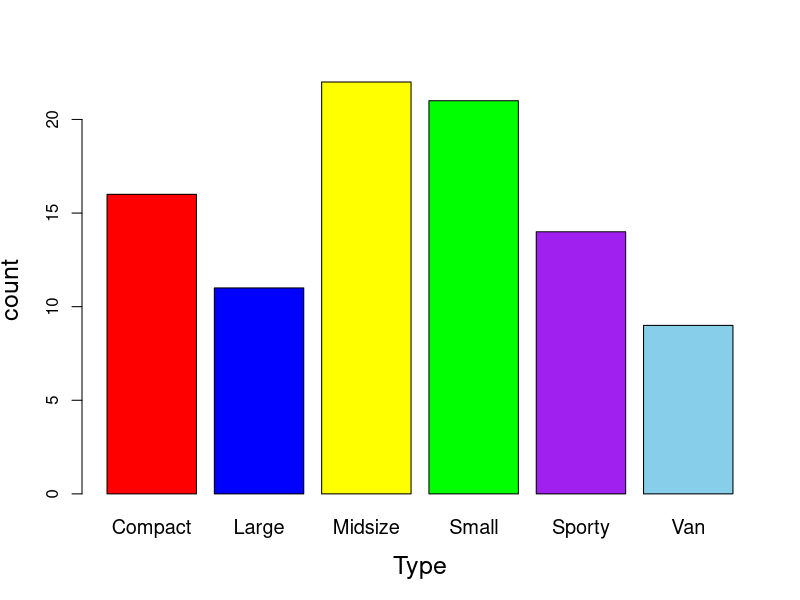
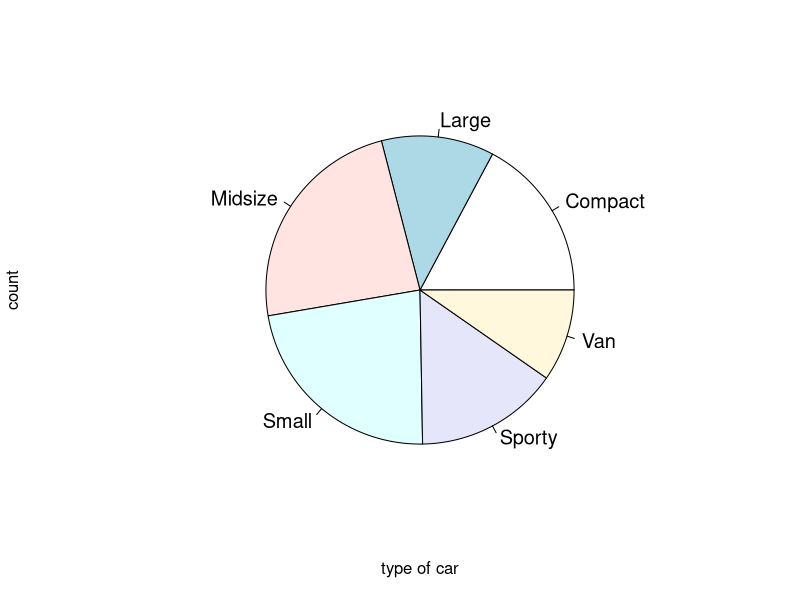
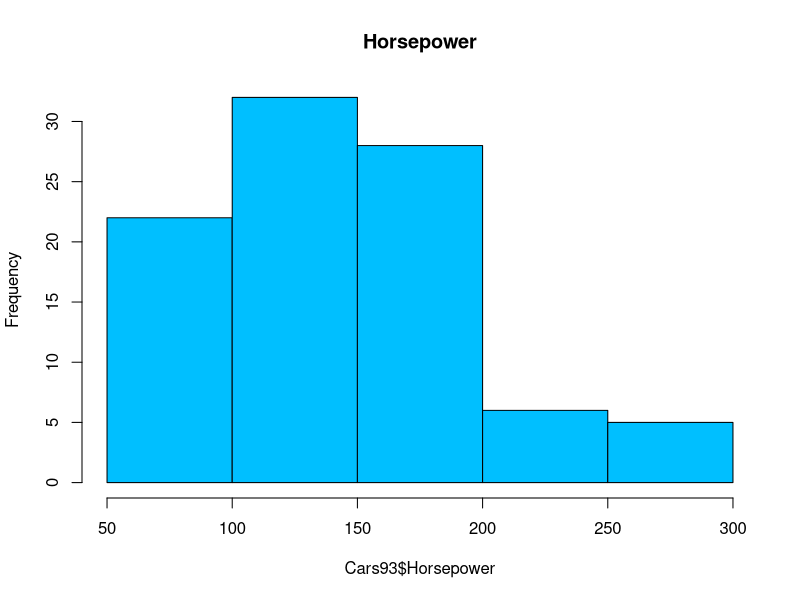
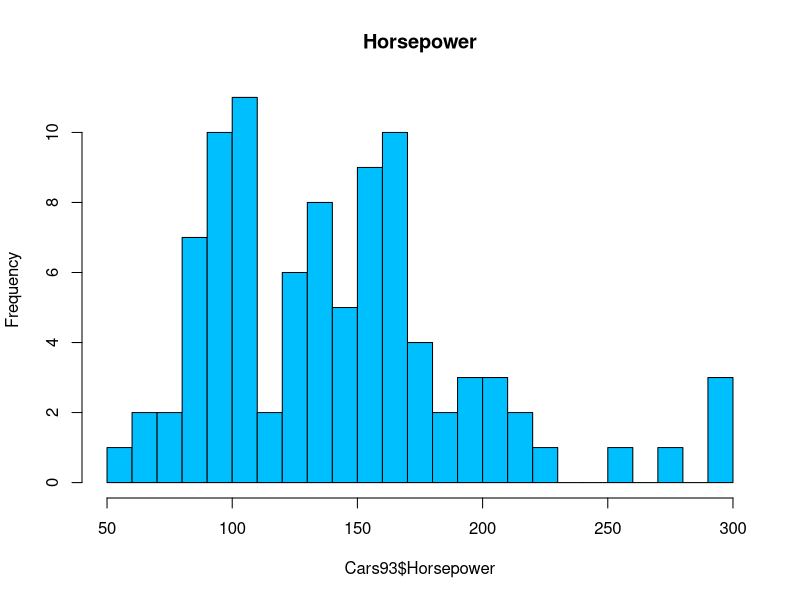
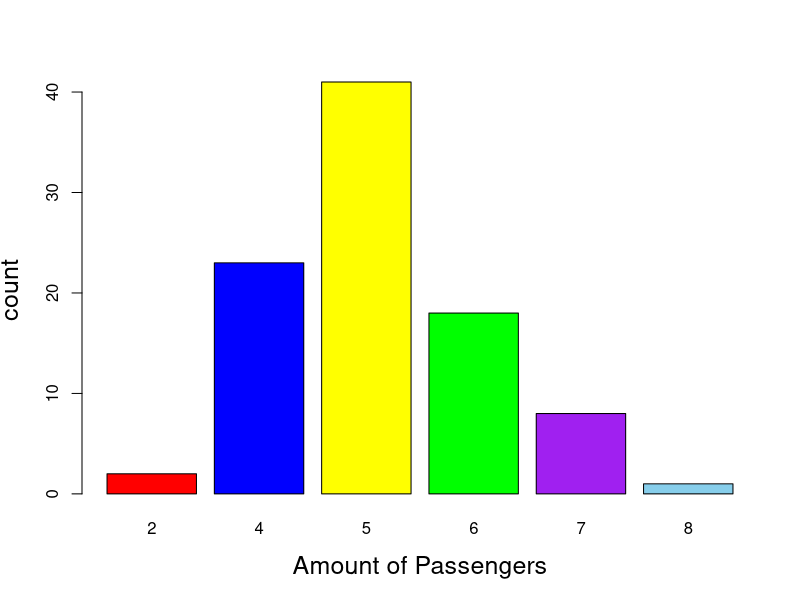
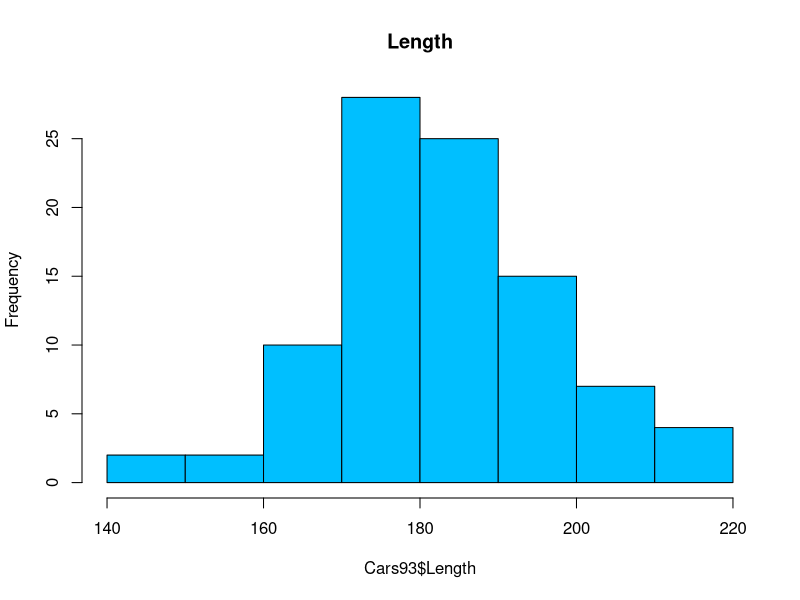

Here is the R script that generated these plots, in order:
## ---- chunk 1
# Your code goes here
## ---- chunk 2
library(MASS)
data(Cars93)
## ---- chunk 3
head(Cars93)
## ---- chunk 4
table(Cars93$Type)
round (table(Cars93$Type)/nrow(Cars93), 3)

## ---- chunk 5
barplot(table(Cars93$Type),ylab='count',xlab='Type',col = c( 'red','blue','yellow','green','purple','skyblue'), cex.lab=1.5, cex.names=1.2)
## ---- chunk 6
pie(table(Cars93$Type),ylab='count',xlab='type of car', cex=1.2)
## ---- chunk 7
hist(Cars93$Horsepower, col="deepskyblue",cex=1.2, main="Horsepower")
## ---- chunk 8
hist(Cars93$Horsepower, col="deepskyblue",cex=1.2, main="Horsepower", breaks = 25,)
## ---- chunk 9
"I think the 2nd one fits better because we have a relalitivly large amount of data here."
## ---- chunk 10
typeof(Cars93$Passengers)
"It is Numerical Discrete, the problem is the outliers make the histogram less informitive."
## ---- chunk 11
barplot(table(Cars93$Passengers),ylab='count',xlab='Amount of Passengers',col = c( 'red','blue','yellow','green','purple','skyblue'), cex.lab=1.5)
## ---- chunk 12
hist(Cars93$Length, col="deepskyblue",cex=1.2, main="Length")
mean(Cars93$Length)
median(Cars93$Length)
